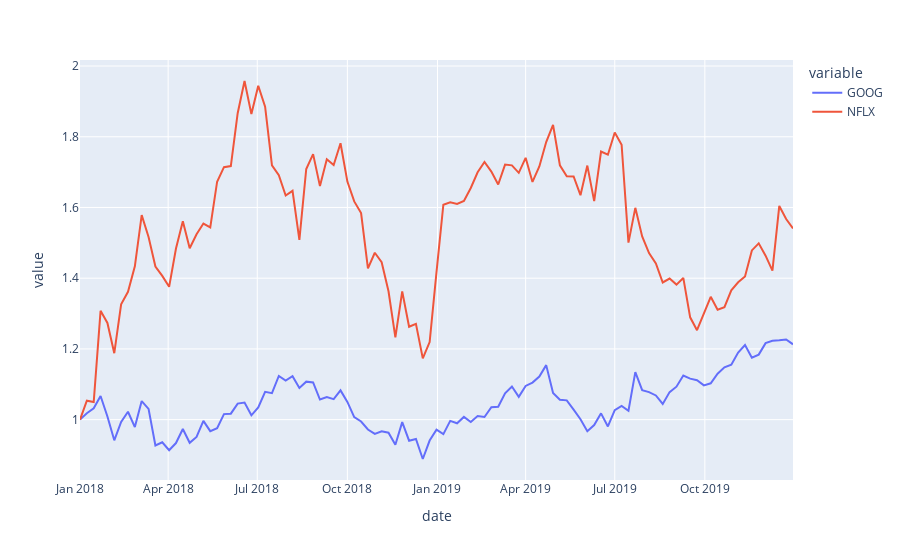

Source (notebook cell):
### Markdown cell above
## Line Graph

### Code cell
import plotly.graph_objects as go
stocks=px.data.stocks()
px.line(stocks,x='date',y=['GOOG','NFLX'])
